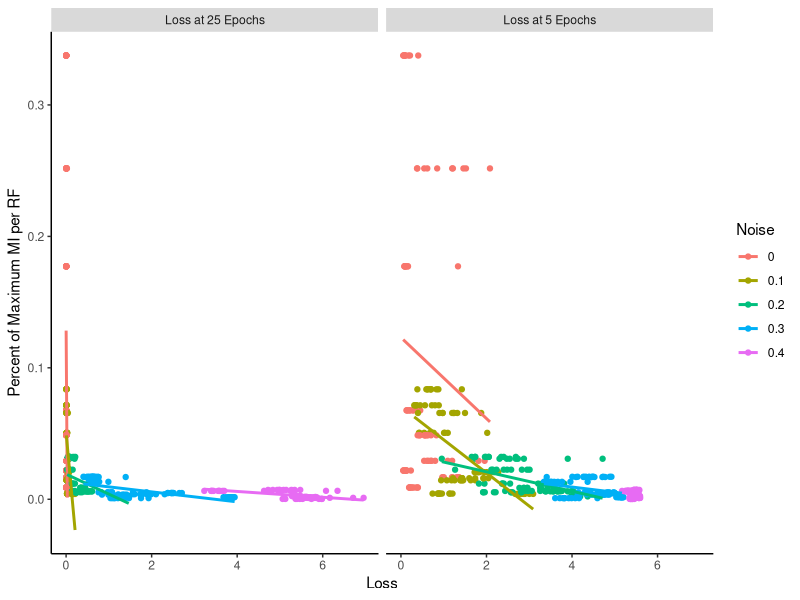

Write the R code that produced this figure.
library(ggplot2)
data <- read.csv("Results/Regression_Analysis_Data.csv")
data <- data[,c(2,4,5,6)]
data$Noise <- as.factor(data$Noise)

data <- data[!(data$Noise == 0.5),]

ggplot(data, aes(x=Loss, y=Percent.of.Maximum.MI.per.RF, color=Noise)) +
  geom_point()+
  geom_smooth(method=lm, se=FALSE)+
  facet_grid(. ~ Which.Loss)+
  labs(x = "Loss", y = "Percent of Maximum MI per RF")+
  theme(panel.grid.major = element_blank(), panel.grid.minor = element_blank(),
        panel.background = element_blank(), axis.line = element_line(colour = "black"))


 